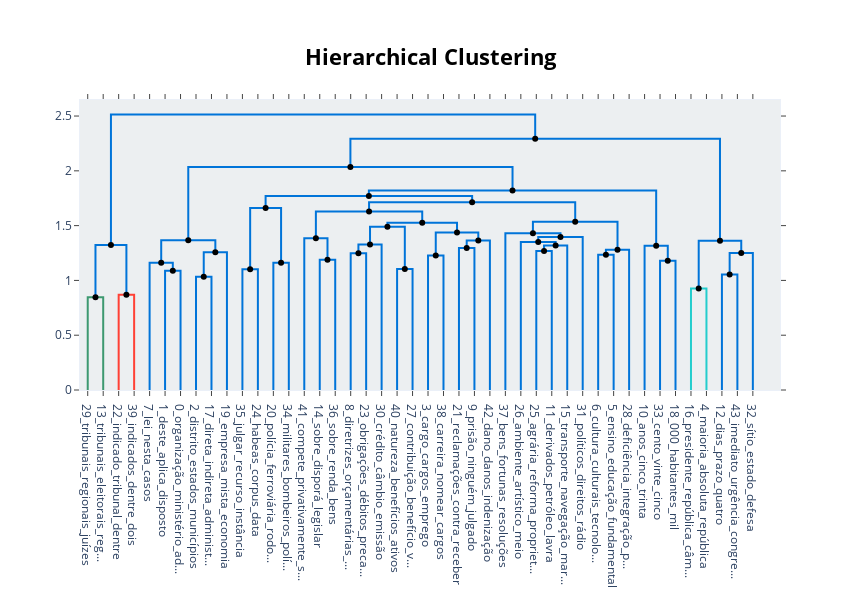

Notebook source saved alongside this figure:
### Code cell
from scipy.cluster import hierarchy as sch
# Hierarchical topics
linkage_function = lambda x: sch.linkage(x, 'single', optimal_ordering=True)
hierarchical_topics = model.hierarchical_topics(docs, linkage_function=linkage_function)
model.visualize_hierarchy(hierarchical_topics=hierarchical_topics,orientation='bottom')

### Figure 1 — Plotly figure (JSON) as saved in the notebook; plotly's stock layout.template omitted (floating-point values rounded to 4 significant figures)
{"data": [{"hoverinfo": "text", "marker": {"color": "rgb(61,153,112)"}, "mode": "lines", "text": ["obrigações_débitos_precatórios_valor_pagamento", "", "", "diretrizes_orçamentárias_plurianual_anual_plano"], "type": "scatter", "x": [5, 5, 15, 15], "xaxis": "x", "y": [0, 0.8464, 0.8464, 0], "yaxis": "y"}, {"hoverinfo": "text", "marker": {"color": "rgb(255,65,54)"}, "mode": "lines", "text": ["crédito_câmbio_emissão_operações_poupança", "", "", "diretrizes_orçamentárias_plurianual_anual_plano"], "type": "scatter", "x": [25, 25, 35, 35], "xaxis": "x", "y": [0, 0.8691, 0.8691, 0], "yaxis": "y"}, {"hoverinfo": "text", "marker": {"color": "rgb(0,116,217)"}, "mode": "lines", "text": ["direta_indireta_administração_fundações_encargos", "", "", "distrito_estados_municípios_federal_união"], "type": "scatter", "x": [10, 10, 30, 30], "xaxis": "x", "y": [0.8464, 1.323, 1.323, 0.8691], "yaxis": "y"}, {"hoverinfo": "text", "marker": {"color": "rgb(0,116,217)"}, "mode": "lines", "text": ["empresa_mista_economia_empresas_capital", "", "", "distrito_estados_municípios_federal_união"], "type": "scatter", "x": [55, 55, 65, 65], "xaxis": "x", "y": [0, 1.089, 1.089, 0], "yaxis": "y"}, {"hoverinfo": "text", "marker": {"color": "rgb(0,116,217)"}, "mode": "lines", "text": ["organização_ministério_administrativa_seguintes_lei", "", "", "deste_aplica_disposto_desta_constituição"], "type": "scatter", "x": [45, 45, 60, 60], "xaxis": "x", "y": [0, 1.161, 1.161, 1.089], "yaxis": "y"}, {"hoverinfo": "text", "marker": {"color": "rgb(0,116,217)"}, "mode": "lines", "text": ["lei_nesta_casos_previstos_constituição", "", "", "disposto_deste_constituição_lei_desta"], "type": "scatter", "x": [75, 75, 85, 85], "xaxis": "x", "y": [0, 1.034, 1.034, 0], "yaxis": "y"}, {"hoverinfo": "text", "marker": {"color": "rgb(0,116,217)"}, "mode": "lines", "text": ["cargo_cargos_emprego_função_remuneração", "", "", "carreira_nomear_cargos_prover_magistrados"], "type": "scatter", "x": [80, 80, 95, 95], "xaxis": "x", "y": [1.034, 1.258, 1.258, 0], "yaxis": "y"}, {"hoverinfo": "text", "marker": {"color": "rgb(0,116,217)"}, "mode": "lines", "text": ["cargo_cargos_emprego_função_remuneração", "", "", "carreira_nomear_cargos_prover_magistrados"], "type": "scatter", "x": [52.5, 52.5, 87.5, 87.5], "xaxis": "x", "y": [1.161, 1.367, 1.367, 1.258], "yaxis": "y"}, {"hoverinfo": "text", "marker": {"color": "rgb(0,116,217)"}, "mode": "lines", "text": ["cargo_cargos_emprego_função_remuneração", "", "", "carreira_nomear_cargos_prover_magistrados"], "type": "scatter", "x": [105, 105, 115, 115], "xaxis": "x", "y": [0, 1.102, 1.102, 0], "yaxis": "y"}, {"hoverinfo": "text", "marker": {"color": "rgb(0,116,217)"}, "mode": "lines", "text": ["cargo_cargos_emprego_função_remuneração", "", "", "carreira_nomear_cargos_prover_magistrados"], "type": "scatter", "x": [125, 125, 135, 135], "xaxis": "x", "y": [0, 1.161, 1.161, 0], "yaxis": "y"}, {"hoverinfo": "text", "marker": {"color": "rgb(0,116,217)"}, "mode": "lines", "text": ["contribuição_benefício_valor_remuneração_mês", "", "", "natureza_benefícios_ativos_recursos_pensões"], "type": "scatter", "x": [110, 110, 130, 130], "xaxis": "x", "y": [1.102, 1.66, 1.66, 1.161], "yaxis": "y"}, {"hoverinfo": "text", "marker": {"color": "rgb(0,116,217)"}, "mode": "lines", "text": ["benefícios_salários_proventos_valor_benefício", "", "", "sobre_renda_bens_qualquer_incidente"], "type": "scatter", "x": [155, 155, 165, 165], "xaxis": "x", "y": [0, 1.189, 1.189, 0], "yaxis": "y"}, {"hoverinfo": "text", "marker": {"color": "rgb(0,116,217)"}, "mode": "lines", "text": ["benefícios_salários_proventos_valor_benefício", "", "", "proventos_sobre_natureza_salários_benefícios"], "type": "scatter", "x": [145, 145, 160, 160], "xaxis": "x", "y": [0, 1.386, 1.386, 1.189], "yaxis": "y"}, {"hoverinfo": "text", "marker": {"color": "rgb(0,116,217)"}, "mode": "lines", "text": ["polícia_ferroviária_rodoviária_anistia_soberania", "", "", "militares_bombeiros_polícias_corpos_polícia"], "type": "scatter", "x": [175, 175, 185, 185], "xaxis": "x", "y": [0, 1.249, 1.249, 0], "yaxis": "y"}, {"hoverinfo": "text", "marker": {"color": "rgb(0,116,217)"}, "mode": "lines", "text": ["sobre_disporá_legislar_impostos_compete", "", "", "compete_privativamente_senado_facultado_federal"], "type": "scatter", "x": [180, 180, 195, 195], "xaxis": "x", "y": [1.249, 1.327, 1.327, 0], "yaxis": "y"}, {"hoverinfo": "text", "marker": {"color": "rgb(0,116,217)"}, "mode": "lines", "text": ["militares_polícias_polícia_bombeiros_corpos", "", "", "compete_privativamente_senado_facultado_federal"], "type": "scatter", "x": [205, 205, 215, 215], "xaxis": "x", "y": [0, 1.103, 1.103, 0], "yaxis": "y"}, {"hoverinfo": "text", "marker": {"color": "rgb(0,116,217)"}, "mode": "lines", "text": ["julgar_recurso_instância_decididas_única", "", "", "habeas_corpus_data_segurança_mandado"], "type": "scatter", "x": [187.5, 187.5, 210, 210], "xaxis": "x", "y": [1.327, 1.491, 1.491, 1.103], "yaxis": "y"}, {"hoverinfo": "text", "marker": {"color": "rgb(0,116,217)"}, "mode": "lines", "text": ["julgar_recurso_instância_decididas_única", "", "", "habeas_corpus_data_segurança_mandado"], "type": "scatter", "x": [225, 225, 235, 235], "xaxis": "x", "y": [0, 1.228, 1.228, 0], "yaxis": "y"}, {"hoverinfo": "text", "marker": {"color": "rgb(0,116,217)"}, "mode": "lines", "text": ["reclamações_contra_receber_auxiliares_interessado", "", "", "prisão_ninguém_julgado_sentença_transitada"], "type": "scatter", "x": [245, 245, 255, 255], "xaxis": "x", "y": [0, 1.296, 1.296, 0], "yaxis": "y"}, {"hoverinfo": "text", "marker": {"color": "rgb(0,116,217)"}, "mode": "lines", "text": ["reclamações_contra_receber_auxiliares_interessado", "", "", "dano_danos_indenização_culpa_moral"], "type": "scatter", "x": [250, 250, 265, 265], "xaxis": "x", "y": [1.296, 1.365, 1.365, 0], "yaxis": "y"}, {"hoverinfo": "text", "marker": {"color": "rgb(0,116,217)"}, "mode": "lines", "text": ["políticos_direitos_rádio_televisão_individuais", "", "", "dano_danos_indenização_culpa_moral"], "type": "scatter", "x": [230, 230, 257.5, 257.5], "xaxis": "x", "y": [1.228, 1.436, 1.436, 1.365], "yaxis": "y"}, {"hoverinfo": "text", "marker": {"color": "rgb(0,116,217)"}, "mode": "lines", "text": ["derivados_petróleo_lavra_minerais_terras", "", "", "agrária_reforma_proprietário_terras_imóveis"], "type": "scatter", "x": [198.8, 198.8, 243.8, 243.8], "xaxis": "x", "y": [1.491, 1.526, 1.526, 1.436], "yaxis": "y"}, {"hoverinfo": "text", "marker": {"color": "rgb(0,116,217)"}, "mode": "lines", "text": ["transporte_navegação_marítima_fluviais_aérea", "", "", "agrária_reforma_proprietário_terras_imóveis"], "type": "scatter", "x": [152.5, 152.5, 221.2, 221.2], "xaxis": "x", "y": [1.386, 1.628, 1.628, 1.526], "yaxis": "y"}, {"hoverinfo": "text", "marker": {"color": "rgb(0,116,217)"}, "mode": "lines", "text": ["transporte_navegação_marítima_fluviais_aérea", "", "", "ambiente_artístico_meio_histórico_cultural"], "type": "scatter", "x": [295, 295, 305, 305], "xaxis": "x", "y": [0, 1.267, 1.267, 0], "yaxis": "y"}, {"hoverinfo": "text", "marker": {"color": "rgb(0,116,217)"}, "mode": "lines", "text": ["transporte_navegação_marítima_fluviais_aérea", "", "", "bens_fortunas_resoluções_legislativos_reservada"], "type": "scatter", "x": [300, 300, 315, 315], "xaxis": "x", "y": [1.267, 1.317, 1.317, 0], "yaxis": "y"}, {"hoverinfo": "text", "marker": {"color": "rgb(0,116,217)"}, "mode": "lines", "text": ["transporte_navegação_marítima_fluviais_aérea", "", "", "bens_fortunas_resoluções_legislativos_reservada"], "type": "scatter", "x": [285, 285, 307.5, 307.5], "xaxis": "x", "y": [0, 1.35, 1.35, 1.317], "yaxis": "y"}, {"hoverinfo": "text", "marker": {"color": "rgb(0,116,217)"}, "mode": "lines", "text": ["ensino_educação_fundamental_escolar_básica", "", "", "deficiência_integração_portadoras_portador_atendimento"], "type": "scatter", "x": [296.2, 296.2, 325, 325], "xaxis": "x", "y": [1.35, 1.397, 1.397, 0], "yaxis": "y"}, {"hoverinfo": "text", "marker": {"color": "rgb(0,116,217)"}, "mode": "lines", "text": ["cultura_culturais_tecnologia_apoiará_pesquisa", "", "", "deficiência_integração_portadoras_portador_atendimento"], "type": "scatter", "x": [275, 275, 310.6, 310.6], "xaxis": "x", "y": [0, 1.431, 1.431, 1.397], "yaxis": "y"}, {"hoverinfo": "text", "marker": {"color": "rgb(0,116,217)"}, "mode": "lines", "text": ["cultura_culturais_tecnologia_apoiará_pesquisa", "", "", "deficiência_integração_portadoras_portador_atendimento"], "type": "scatter", "x": [335, 335, 345, 345], "xaxis": "x", "y": [0, 1.234, 1.234, 0], "yaxis": "y"}, {"hoverinfo": "text", "marker": {"color": "rgb(0,116,217)"}, "mode": "lines", "text": ["cultura_culturais_tecnologia_apoiará_pesquisa", "", "", "deficiência_integração_portadoras_portador_atendimento"], "type": "scatter", "x": [340, 340, 355, 355], "xaxis": "x", "y": [1.234, 1.28, 1.28, 0], "yaxis": "y"}, {"hoverinfo": "text", "marker": {"color": "rgb(0,116,217)"}, "mode": "lines", "text": ["cultura_culturais_tecnologia_apoiará_pesquisa", "", "", "deficiência_integração_portadoras_portador_atendimento"], "type": "scatter", "x": [292.8, 292.8, 347.5, 347.5], "xaxis": "x", "y": [1.431, 1.535, 1.535, 1.28], "yaxis": "y"}, {"hoverinfo": "text", "marker": {"color": "rgb(0,116,217)"}, "mode": "lines", "text": ["tribunais_regionais_juízes_justiça_conciliação", "", "", "tribunais_eleitorais_regionais_trabalho_justiça"], "type": "scatter", "x": [186.9, 186.9, 320.2, 320.2], "xaxis": "x", "y": [1.628, 1.714, 1.714, 1.535], "yaxis": "y"}, {"hoverinfo": "text", "marker": {"color": "rgb(0,116,217)"}, "mode": "lines", "text": ["indicado_tribunal_dentre_juízes_superior", "", "", "indicados_dentre_dois_saber_notável"], "type": "scatter", "x": [120, 120, 253.5, 253.5], "xaxis": "x", "y": [1.66, 1.771, 1.771, 1.714], "yaxis": "y"}, {"hoverinfo": "text", "marker": {"color": "rgb(0,116,217)"}, "mode": "lines", "text": ["tribunais_regionais_juízes_justiça_trabalho", "", "", "tribunal_dentre_indicados_indicado_juízes"], "type": "scatter", "x": [375, 375, 385, 385], "xaxis": "x", "y": [0, 1.179, 1.179, 0], "yaxis": "y"}, {"hoverinfo": "text", "marker": {"color": "rgb(0,116,217)"}, "mode": "lines", "text": ["imediato_urgência_congresso_pauta_extraordinariamente", "", "", "dias_prazo_quatro_congresso_término"], "type": "scatter", "x": [365, 365, 380, 380], "xaxis": "x", "y": [0, 1.316, 1.316, 1.179], "yaxis": "y"}, {"hoverinfo": "text", "marker": {"color": "rgb(0,116,217)"}, "mode": "lines", "text": ["sítio_estado_defesa_intervenção_decretar", "", "", "dias_prazo_congresso_presidente_quatro"], "type": "scatter", "x": [186.8, 186.8, 372.5, 372.5], "xaxis": "x", "y": [1.771, 1.82, 1.82, 1.316], "yaxis": "y"}, {"hoverinfo": "text", "marker": {"color": "rgb(0,116,217)"}, "mode": "lines", "text": ["maioria_absoluta_república_membros_senado", "", "", "presidente_república_câmara_senado_vice"], "type": "scatter", "x": [70, 70, 279.6, 279.6], "xaxis": "x", "y": [1.367, 2.036, 2.036, 1.82], "yaxis": "y"}, {"hoverinfo": "text", "marker": {"color": "rgb(35,205,205)"}, "mode": "lines", "text": ["maioria_absoluta_república_membros_senado", "", "", "maioria_presidente_república_absoluta_senado"], "type": "scatter", "x": [395, 395, 405, 405], "xaxis": "x", "y": [0, 0.9268, 0.9268, 0], "yaxis": "y"}, {"hoverinfo": "text", "marker": {"color": "rgb(0,116,217)"}, "mode": "lines", "text": ["cento_vinte_cinco_corresponderá_deputados", "", "", "000_habitantes_mil_milhões_vereadores"], "type": "scatter", "x": [415, 415, 425, 425], "xaxis": "x", "y": [0, 1.055, 1.055, 0], "yaxis": "y"}, {"hoverinfo": "text", "marker": {"color": "rgb(0,116,217)"}, "mode": "lines", "text": ["anos_cinco_trinta_idade_sessenta", "", "", "000_habitantes_mil_milhões_vereadores"], "type": "scatter", "x": [420, 420, 435, 435], "xaxis": "x", "y": [1.055, 1.251, 1.251, 0], "yaxis": "y"}, {"hoverinfo": "text", "marker": {"color": "rgb(0,116,217)"}, "mode": "lines", "text": ["anos_cinco_trinta_idade_sessenta", "", "", "000_habitantes_mil_milhões_vereadores"], "type": "scatter", "x": [400, 400, 427.5, 427.5], "xaxis": "x", "y": [0.9268, 1.362, 1.362, 1.251], "yaxis": "y"}, {"hoverinfo": "text", "marker": {"color": "rgb(0,116,217)"}, "mode": "lines", "text": ["juízes_tribunal_tribunais_justiça_dentre", "", "", "000_habitantes_mil_milhões_vereadores"], "type": "scatter", "x": [174.8, 174.8, 413.8, 413.8], "xaxis": "x", "y": [2.036, 2.293, 2.293, 1.362], "yaxis": "y"}, {"hoverinfo": "text", "marker": {"color": "rgb(0,116,217)"}, "mode": "lines", "text": ["juízes_tribunal_tribunais_justiça_dentre", "", "", "000_habitantes_mil_milhões_vereadores"], "type": "scatter", "x": [20, 20, 294.3, 294.3], "xaxis": "x", "y": [1.323, 2.514, 2.514, 2.293], "yaxis": "y"}, {"hoverinfo": "text", "hovertext": ["direta_indireta_administração_fundações_encargos", "cargo_cargos_emprego_função_remuneração", "cargo_cargos_emprego_função_remuneração", "contribuição_benefício_valor_remuneração_mês", "sobre_disporá_legislar_impostos_compete", "julgar_recurso_instância_decididas_única", "reclamações_contra_receber_auxiliares_interessado", "políticos_direitos_rádio_televisão_individuais", "derivados_petróleo_lavra_minerais_terras", "transporte_navegação_marítima_fluviais_aérea", "transporte_navegação_marítima_fluviais_aérea", "ensino_educação_fundamental_escolar_básica", "cultura_culturais_tecnologia_apoiará_pesquisa", "cultura_culturais_tecnologia_apoiará_pesquisa", "tribunais_regionais_juízes_justiça_conciliação", "indicado_tribunal_dentre_juízes_superior", "sítio_estado_defesa_intervenção_decretar", "maioria_absoluta_república_membros_senado", "anos_cinco_trinta_idade_sessenta", "anos_cinco_trinta_idade_sessenta", "juízes_tribunal_tribunais_justiça_dentre", "juízes_tribunal_tribunais_justiça_dentre"], "marker": {"color": "black"}, "mode": "markers", "showlegend": false, "type": "scatter", "x": [10, 80, 52.5, 110, 180, 187.5, 250, 230, 198.8, 152.5, 300, 296.2, 340, 292.8, 186.9, 120, 186.8, 70, 420, 400, 174.8, 20], "y": [0.8464, 1.034, 1.161, 1.102, 1.249, 1.327, 1.296, 1.228, 1.491, 1.386, 1.267, 1.35, 1.234, 1.431, 1.628, 1.66, 1.771, 1.367, 1.055, 0.9268, 2.036, 1.323]}, {"hoverinfo": "text", "hovertext": ["distrito_estados_municípios_federal_união", "deste_aplica_disposto_desta_constituição", "carreira_nomear_cargos_prover_magistrados", "natureza_benefícios_ativos_recursos_pensões", "proventos_sobre_natureza_salários_benefícios", "habeas_corpus_data_segurança_mandado", "dano_danos_indenização_culpa_moral", "agrária_reforma_proprietário_terras_imóveis", "agrária_reforma_proprietário_terras_imóveis", "bens_fortunas_resoluções_legislativos_reservada", "deficiência_integração_portadoras_portador_atendimento", "deficiência_integração_portadoras_portador_atendimento", "tribunais_eleitorais_regionais_trabalho_justiça", "indicados_dentre_dois_saber_notável", "dias_prazo_quatro_congresso_término", "dias_prazo_congresso_presidente_quatro", "presidente_república_câmara_senado_vice", "000_habitantes_mil_milhões_vereadores", "000_habitantes_mil_milhões_vereadores", "000_habitantes_mil_milhões_vereadores"], "marker": {"color": "black"}, "mode": "markers", "showlegend": false, "type": "scatter", "x": [30, 60, 87.5, 130, 160, 210, 257.5, 243.8, 221.2, 307.5, 310.6, 347.5, 320.2, 253.5, 380, 372.5, 279.6, 427.5, 413.8, 294.3], "y": [0.8691, 1.089, 1.258, 1.161, 1.189, 1.103, 1.365, 1.436, 1.526, 1.317, 1.397, 1.28, 1.535, 1.714, 1.179, 1.316, 1.82, 1.251, 1.362, 2.293]}], "layout": {"autosize": false, "height": 600, "hoverlabel": {"bgcolor": "white", "font": {"family": "Rockwell", "size": 16}}, "hovermode": "closest", "plot_bgcolor": "#ECEFF1", "showlegend": false, "title": {"font": {"color": "Black", "size": 22}, "text": "<b>Hierarchical Clustering", "x": 0.5, "xanchor": "center", "yanchor": "top"}, "width": 860, "xaxis": {"mirror": "allticks", "rangemode": "tozero", "showgrid": false, "showline": true, "showticklabels": true, "tickmode": "array", "ticks": "outside", "ticktext": ["29_tribunais_regionais_juízes", "13_tribunais_eleitorais_reg...", "22_indicado_tribunal_dentre", "39_indicados_dentre_dois", "7_lei_nesta_casos", "1_deste_aplica_disposto", "0_organização_ministério_ad...", "2_distrito_estados_municípios", "17_direta_indireta_administ...", "19_empresa_mista_economia", "35_julgar_recurso_instância", "24_habeas_corpus_data", "20_polícia_ferroviária_rodo...", "34_militares_bombeiros_polí...", "41_compete_privativamente_s...", "14_sobre_disporá_legislar", "36_sobre_renda_bens", "8_diretrizes_orçamentárias_...", "23_obrigações_débitos_preca...", "30_crédito_câmbio_emissão", "40_natureza_benefícios_ativos", "27_contribuição_benefício_v...", "3_cargo_cargos_emprego", "38_carreira_nomear_cargos", "21_reclamações_contra_receber", "9_prisão_ninguém_julgado", "42_dano_danos_indenização", "37_bens_fortunas_resoluções", "26_ambiente_artístico_meio", "25_agrária_reforma_propriet...", "11_derivados_petróleo_lavra", "15_transporte_navegação_mar...", "31_políticos_direitos_rádio", "6_cultura_culturais_tecnolo...", "5_ensino_educação_fundamental", "28_deficiência_integração_p...", "10_anos_cinco_trinta", "33_cento_vinte_cinco", "18_000_habitantes_mil", "16_presidente_república_câm...", "4_maioria_absoluta_república", "12_dias_prazo_quatro", "43_imediato_urgência_congre...", "32_sítio_estado_defesa"], "tickvals": [5, 15, 25, 35, 45, 55, 65, 75, 85, 95, 105, 115, 125, 135, 145, 155, 165, 175, 185, 195, 205, 215, 225, 235, 245, 255, 265, 275, 285, 295, 305, 315, 325, 335, 345, 355, 365, 375, 385, 395, 405, 415, 425, 435], "type": "linear", "zeroline": false}, "yaxis": {"mirror": "allticks", "rangemode": "tozero", "showgrid": false, "showline": true, "showticklabels": true, "ticks": "outside", "type": "linear", "zeroline": false}}}
